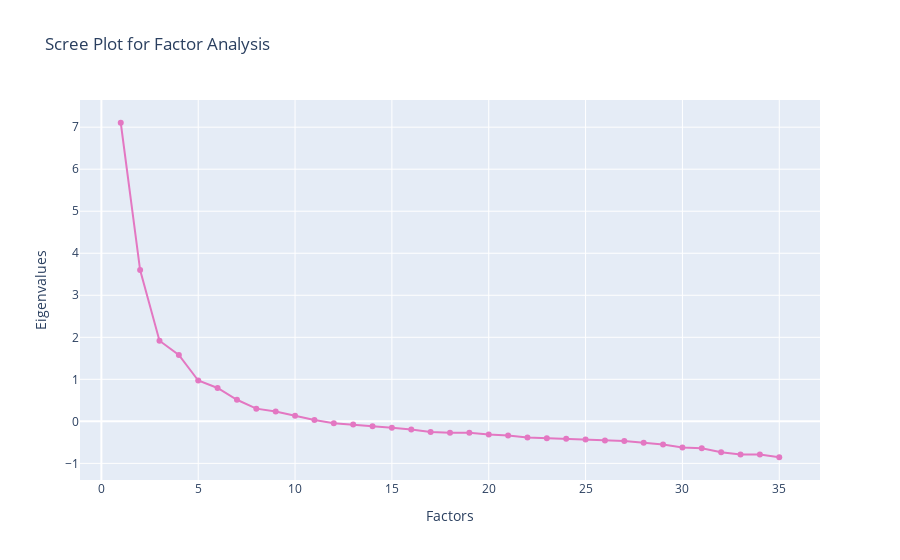

The code cell stored with this chart in its notebook:
### Code cell
px.line(
    x=range(1, df.shape[1] - 1),
    y=newev,
    labels={"x": "Factors", "y": "Eigenvalues"},
    title="Scree Plot for Factor Analysis",
    color_discrete_sequence=["#e377c2"],
    markers=True,
)

### Figure 1 — Plotly figure (JSON) as saved in the notebook; plotly's stock layout.template omitted (floating-point values rounded to 4 significant figures)
{"data": [{"hovertemplate": "Factors=%{x}<br>Eigenvalues=%{y}<extra></extra>", "legendgroup": "", "line": {"color": "#e377c2", "dash": "solid"}, "marker": {"symbol": "circle"}, "mode": "markers+lines", "name": "", "orientation": "v", "showlegend": false, "type": "scatter", "x": [1, 2, 3, 4, 5, 6, 7, 8, 9, 10, 11, 12, 13, 14, 15, 16, 17, 18, 19, 20, 21, 22, 23, 24, 25, 26, 27, 28, 29, 30, 31, 32, 33, 34, 35], "xaxis": "x", "y": [7.105, 3.599, 1.918, 1.581, 0.9722, 0.7942, 0.5137, 0.3024, 0.2354, 0.1358, 0.03202, -0.04465, -0.07513, -0.1174, -0.1499, -0.196, -0.2528, -0.2703, -0.2722, -0.3149, -0.3387, -0.3859, -0.4025, -0.4155, -0.4295, -0.453, -0.4682, -0.5088, -0.5534, -0.6234, -0.6417, -0.7353, -0.7888, -0.7919, -0.8544], "yaxis": "y"}], "layout": {"legend": {"tracegroupgap": 0}, "title": {"text": "Scree Plot for Factor Analysis"}, "xaxis": {"anchor": "y", "domain": [0, 1], "title": {"text": "Factors"}}, "yaxis": {"anchor": "x", "domain": [0, 1], "title": {"text": "Eigenvalues"}}}}
